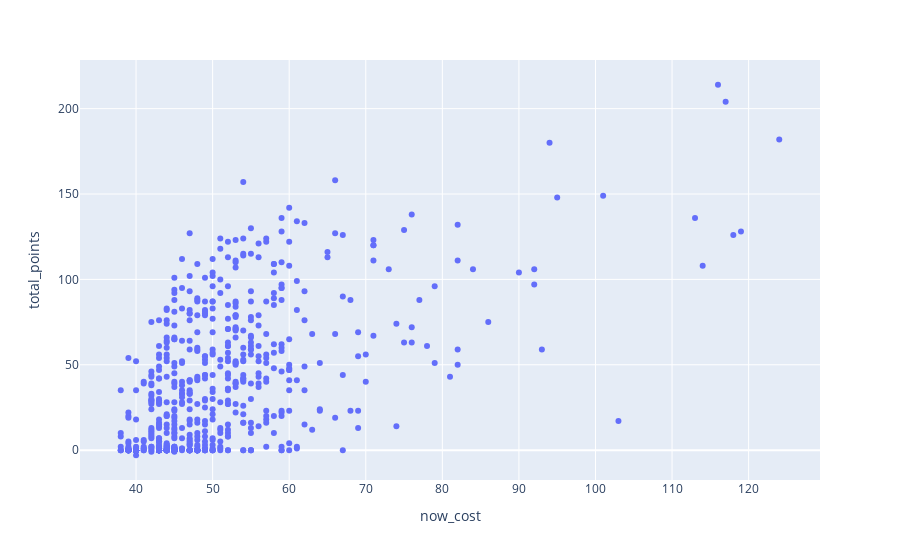

Notebook code for this chart:
### Code cell
grouped_se_df = slim_elements_df.groupby(slim_elements_df.position)

df_gk = grouped_se_df.get_group("Goalkeeper").copy()
df_df = grouped_se_df.get_group("Defender").copy()
df_mfd = grouped_se_df.get_group("Midfielder").copy()
df_fwd = grouped_se_df.get_group("Forward").copy()

df_gk.sort_values(['value'],inplace =True)
df_df.sort_values(['value'],inplace =True)
df_mfd.sort_values(['value'],inplace =True)
df_fwd.sort_values(['value'],inplace =True)


fig_ovr_val = px.scatter(slim_elements_df, x="now_cost", y="total_points", hover_data=['second_name'])


fig_gk = px.bar(df_gk, x = 'second_name', y = 'value',hover_data = ['team'])
fig_df = px.bar(df_df, x = 'second_name', y = 'value',hover_data = ['team'])
fig_mfd = px.bar(df_mfd, x = 'second_name', y = 'value',hover_data = ['team'])
fig_fwd = px.bar(df_fwd, x = 'second_name', y = 'value',hover_data = ['team'])

fig_gk_tp = px.scatter(df_gk, x="second_name", y="total_points", hover_data=['now_cost'])
fig_df_tp = px.scatter(df_df, x="second_name", y="total_points", hover_data=['now_cost'])
fig_mfd_tp = px.scatter(df_mfd, x="second_name", y="total_points", hover_data=['now_cost'])
fig_fwd_tp = px.scatter(df_fwd, x="second_name", y="total_points", hover_data=['now_cost'])

fig_gk.add_trace(fig_gk_tp.data[0])
fig_df.add_trace(fig_df_tp.data[0])
fig_mfd.add_trace(fig_mfd_tp.data[0])
fig_fwd.add_trace(fig_fwd_tp.data[0])

fig_ovr_val.show()

#fig_gk.show()
#fig_df.show()
#fig_mfd.show()
#fig_fwd.show()

### Figure 1 — Plotly figure (JSON) as saved in the notebook; plotly's stock layout.template omitted (floating-point values rounded to 4 significant figures; data arrays with more than 128 entries replaced by an {"elided": "..."} marker saying what was removed)
{"data": [{"customdata": {"elided": "687x1 str values"}, "hovertemplate": "now_cost=%{x}<br>total_points=%{y}<br>second_name=%{customdata[0]}<extra></extra>", "legendgroup": "", "marker": {"color": "#636efa", "symbol": "circle"}, "mode": "markers", "name": "", "orientation": "v", "showlegend": false, "type": "scatter", "x": {"elided": "687 int values"}, "xaxis": "x", "y": {"elided": "687 int values"}, "yaxis": "y"}], "layout": {"legend": {"tracegroupgap": 0}, "margin": {"t": 60}, "xaxis": {"anchor": "y", "domain": [0, 1], "title": {"text": "now_cost"}}, "yaxis": {"anchor": "x", "domain": [0, 1], "title": {"text": "total_points"}}}}
